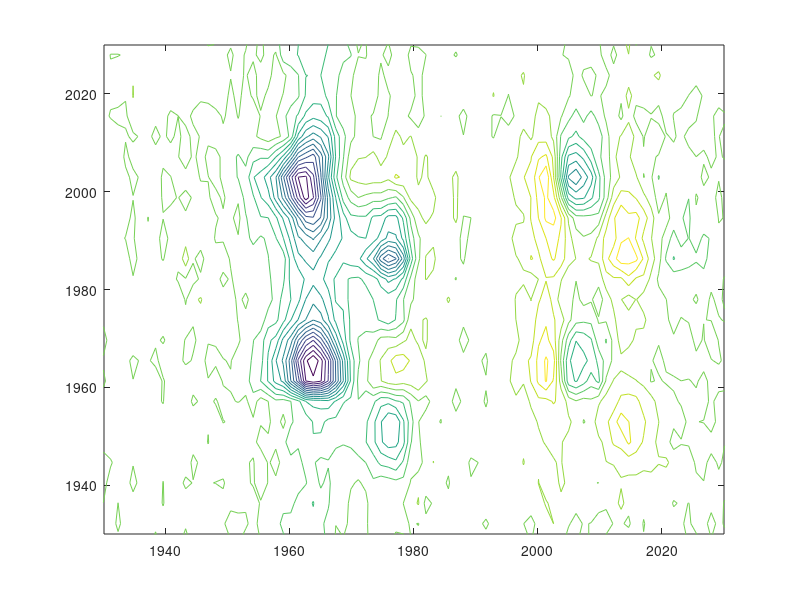

Here is the MATLAB script that generated this plot: (Note: a time limit stopped this script after it produced the figure.)
load 2DIRdata_Nick
%%% this part of code only deal with the FFT of the regular sampled data
spec_orig=fft(data_2DIR,[],1); %FFT along t1 axis

%calculating w1 from t1
L=length(t1);
f=1/(1e-15*2*(t1(2)-t1(1)))*linspace(-1,1,L); 
f0=1719.60;
f_cm=f/2.9997e10+f0; 
w1=f_cm;
%plot spectrum
figure
contour(w3,w1,real(spec_orig),20)
axis([1930 2030 1930 2030])
